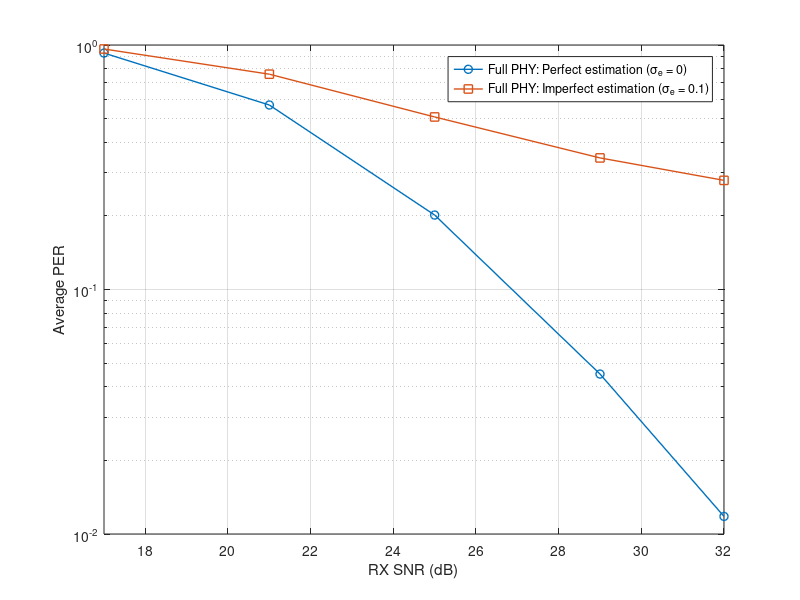

Here is the MATLAB script that generated this plot:
PERvsSNR_error0 = [0.9269, 0.5683, 0.2016, 0.0451, 0.0118];
PERvsSNR_error01 = [0.9630, 0.7597, 0.5078, 0.3453, 0.2795];
snr = [17, 21, 25, 29, 32];
semilogy(snr,PERvsSNR_error0,'-o', 'linewidth', 1.0)
hold on;
semilogy(snr,PERvsSNR_error01,'-s', 'linewidth', 1.0)
legend('Full PHY: Perfect estimation (\sigma_e = 0)', 'Full PHY: Imperfect estimation (\sigma_e = 0.1)');
xlabel('RX SNR (dB)');
ylabel('Average PER');
xlim([17, 32]);
grid on